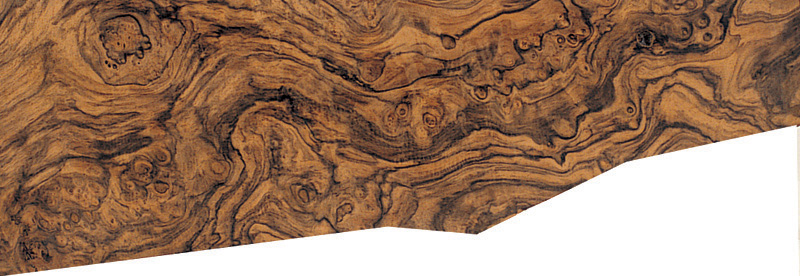
#> input picture OpenCVCourse/Resources/Schaftholzklasse-11.jpg, 800 x 276 px
$ python SplitColors.py
#> lines starting #> are read from the running program, lines starting #| are printed output that depends on the picture
import cv2
import numpy as np

img = cv2.imread("Resources/Schaftholzklasse-11.jpg")
#> img is the input picture: shape (276, 800, 3); mean B, G, R 102.7, 125.9, 159.4
cv2.imshow("Classic", img)

b,g,r = cv2.split(img)
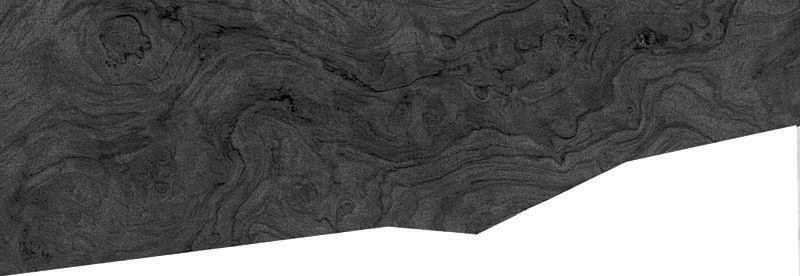
#> b: shape (276, 800); min 0, max 255, mean 102.7
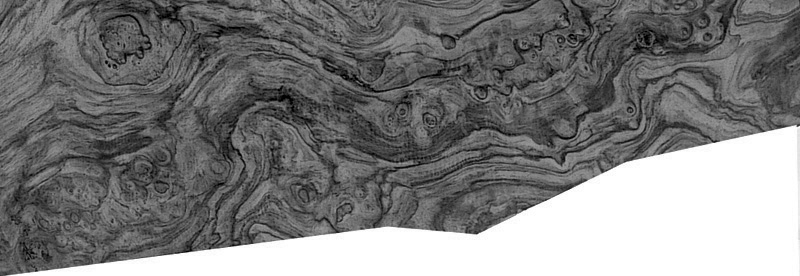
#> g: shape (276, 800); min 0, max 255, mean 125.9
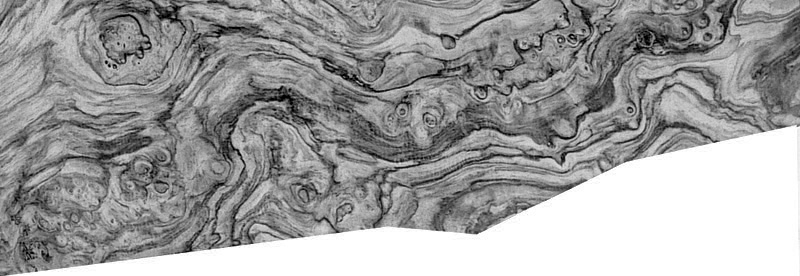
#> r: shape (276, 800); min 0, max 255, mean 159.4
cv2.imshow("Blue", b)
cv2.imshow("Green", g)
cv2.imshow("Red", r)

merged = cv2.merge([b,g,r])
cv2.imshow("Merged", merged)

blank = np.zeros(img.shape[:2],dtype='uint8')
blue = cv2.merge([b,blank,blank])
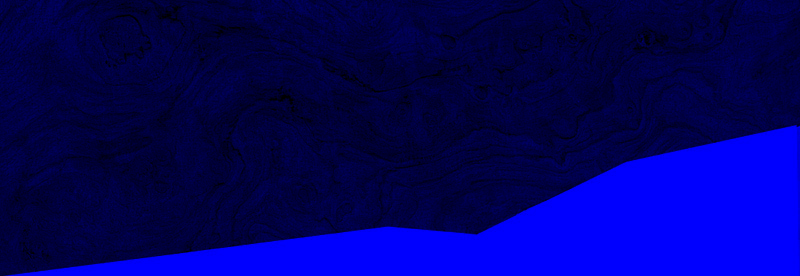
#> blue: shape (276, 800, 3); mean of channels 0, 1, 2 102.7, 0, 0; drawn as B, G, R
green = cv2.merge([blank,g,blank])
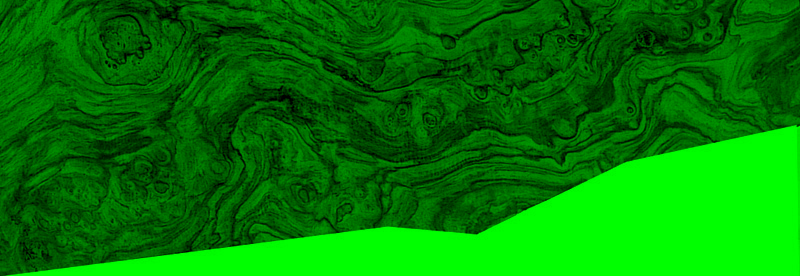
#> green: shape (276, 800, 3); mean of channels 0, 1, 2 0, 125.9, 0; drawn as B, G, R
red = cv2.merge([blank,blank,r])
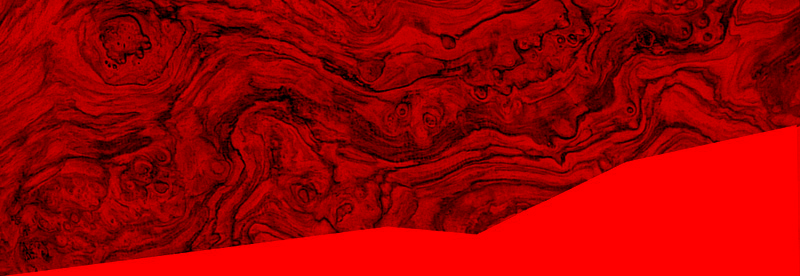
#> red: shape (276, 800, 3); mean of channels 0, 1, 2 0, 0, 159.4; drawn as B, G, R
cv2.imshow("Blue image", blue)
cv2.imshow("Red image", red)
cv2.imshow("Green image", green)

cv2.waitKey(0)

$ run again, with OpenCVCourse/Resources/Schaftholzklasse-1.jpg copied over OpenCVCourse/Resources/Schaftholzklasse-11.jpg
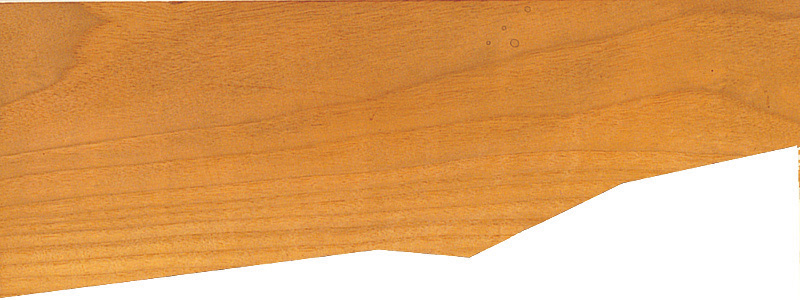
#> input picture OpenCVCourse/Resources/Schaftholzklasse-1.jpg, 800 x 300 px
#> img is the input picture: shape (300, 800, 3); mean B, G, R 101.4, 162.8, 221.8
#> `green = cv2.merge([blank,g,blank])`:
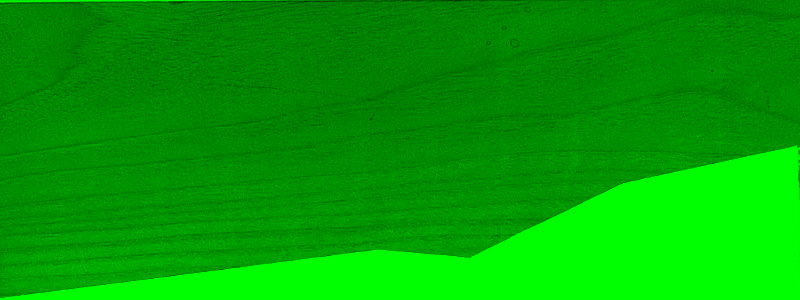
#> green: shape (300, 800, 3); mean of channels 0, 1, 2 0, 162.8, 0; drawn as B, G, R
#> `red = cv2.merge([blank,blank,r])`:
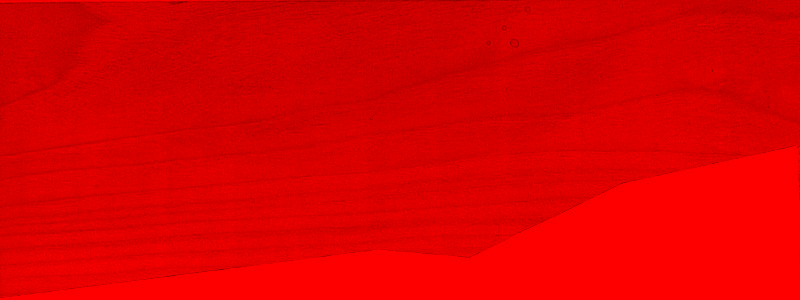
#> red: shape (300, 800, 3); mean of channels 0, 1, 2 0, 0, 221.8; drawn as B, G, R

$ run again, with OpenCVCourse/Resources/Schaftholzklasse-2.jpg copied over OpenCVCourse/Resources/Schaftholzklasse-11.jpg
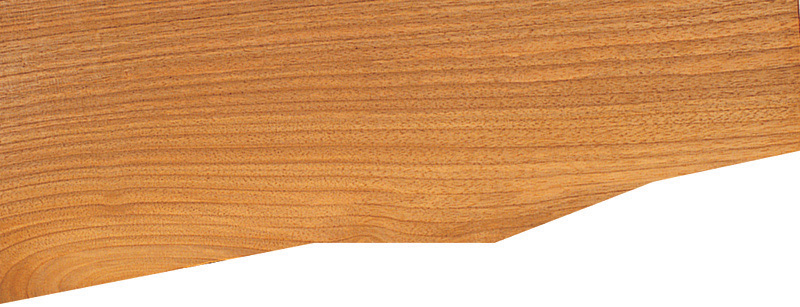
#> input picture OpenCVCourse/Resources/Schaftholzklasse-2.jpg, 800 x 307 px
#> img is the input picture: shape (307, 800, 3); mean B, G, R 114.4, 161.4, 214.2
#> `green = cv2.merge([blank,g,blank])`:
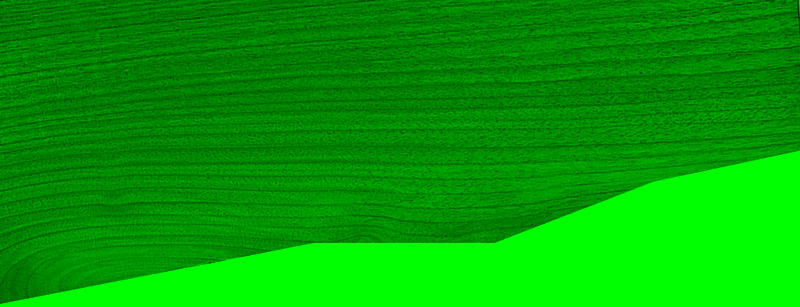
#> green: shape (307, 800, 3); mean of channels 0, 1, 2 0, 161.4, 0; drawn as B, G, R
#> `red = cv2.merge([blank,blank,r])`:
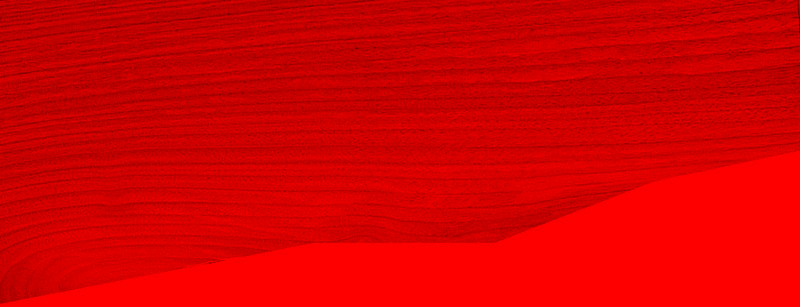
#> red: shape (307, 800, 3); mean of channels 0, 1, 2 0, 0, 214.2; drawn as B, G, R

$ run again, with OpenCVCourse/Resources/Schaftholzklasse-3.jpg copied over OpenCVCourse/Resources/Schaftholzklasse-11.jpg
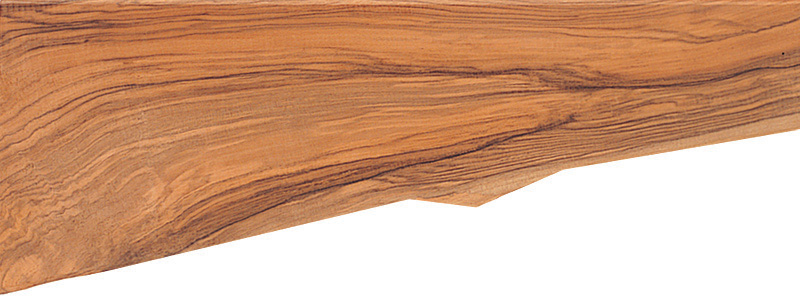
#> input picture OpenCVCourse/Resources/Schaftholzklasse-3.jpg, 800 x 297 px
#> img is the input picture: shape (297, 800, 3); mean B, G, R 133.4, 163.5, 209.4
#> `green = cv2.merge([blank,g,blank])`:
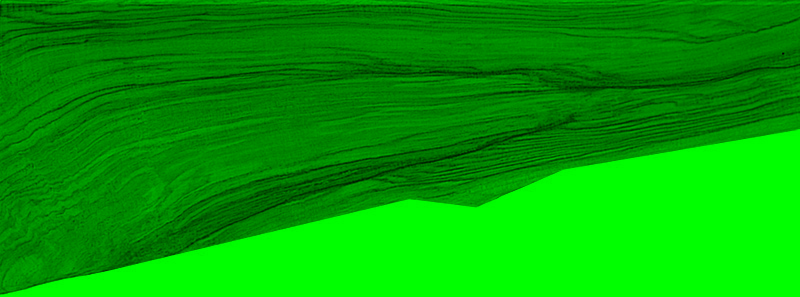
#> green: shape (297, 800, 3); mean of channels 0, 1, 2 0, 163.5, 0; drawn as B, G, R
#> `red = cv2.merge([blank,blank,r])`:
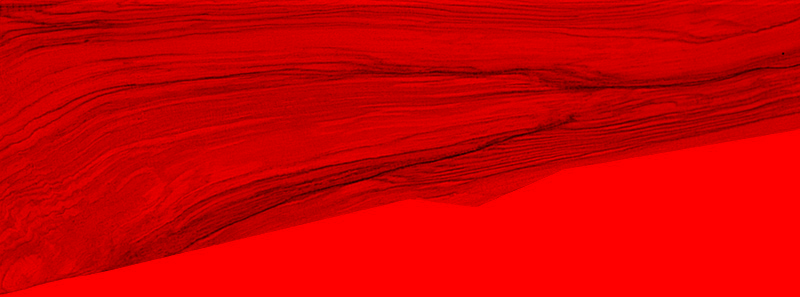
#> red: shape (297, 800, 3); mean of channels 0, 1, 2 0, 0, 209.4; drawn as B, G, R
